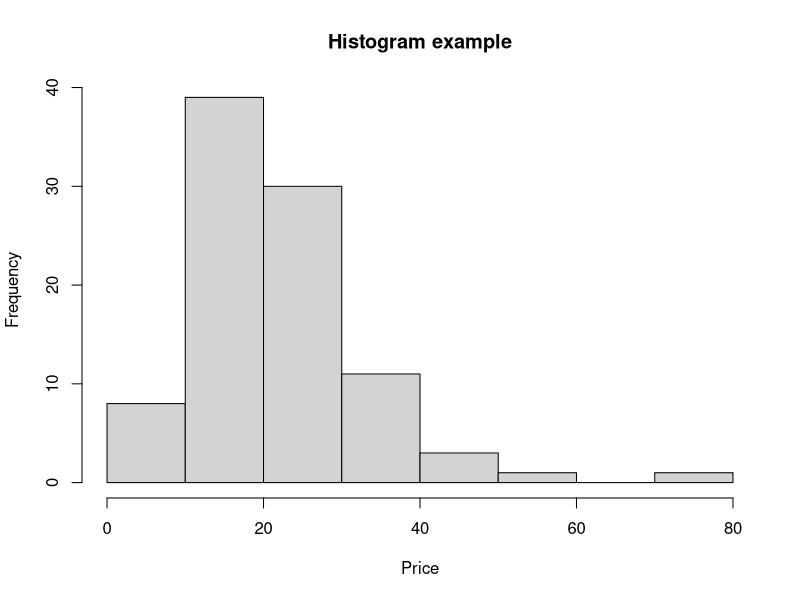
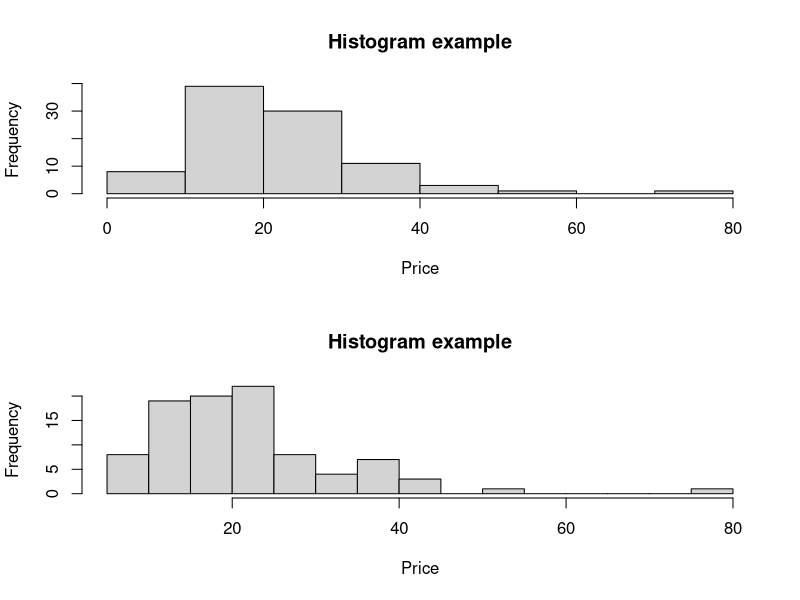

Write the R code that produced these figures, in order.
#load the below library for dataset
library('MASS')

# a simple histogram
hist(Cars93$Max.Price,main='Histogram example',xlab = 'Price')

#To get more details regarding the hist() function
?hist

#breaks is used to provide the size of the bin. The following code demostrates two 
#different breaks of sizes 10 and 20.
par(mfrow=c(2,1))
hist(Cars93$Max.Price,main='Histogram example',xlab = 'Price',breaks = 10)
hist(Cars93$Max.Price,main='Histogram example',xlab = 'Price',breaks = 20)
par(mfrow=c(1,1))
